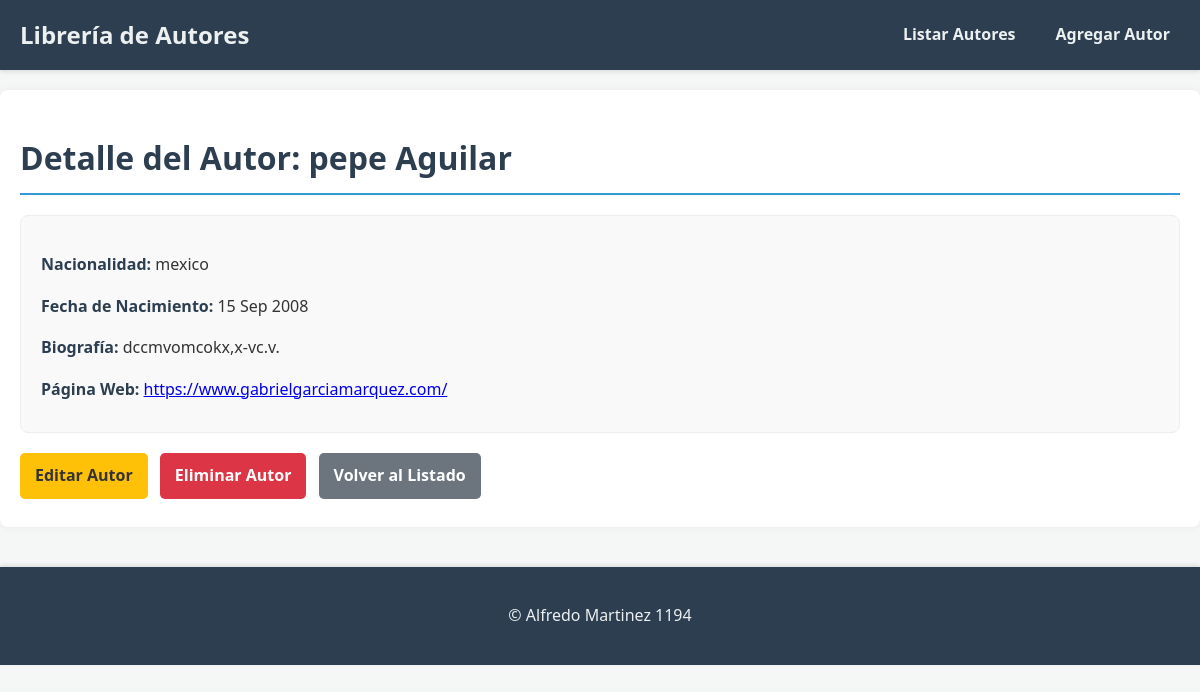
/1/, run on the app's committed database.
### app_autores/models.py (models this page shows, shortened)
class Autor(models.Model):
    nombre = models.CharField(max_length=100)
    apellido = models.CharField(max_length=100)
    nacionalidad = models.CharField(max_length=100)
    fecha_nacimiento = models.DateField()
    bibliografia = models.TextField(blank=True, null=True) # Puede ser opcional
    pagina_web = models.URLField(max_length=255, blank=True, null=True) # Puede ser opcional

### app_autores/views.py (the view)
# urls.py: path('<int:autor_id>/', views.ver_autor, name='ver_autor'),
def ver_autor(request, autor_id):
    autor = get_object_or_404(Autor, pk=autor_id)
    return render(request, 'autores/ver_autor.html', {'autor': autor})

### app_autores/templates/autores/ver_autor.html (shortened to what this page needs)
{% extends 'autores/base.html' %}
{% block content %}
    <h1>Detalle del Autor: {{ autor.nombre }} {{ autor.apellido }}</h1>
    <div class="autor-detail">
        <p><strong>Nacionalidad:</strong> {{ autor.nacionalidad }}</p>
        <p><strong>Fecha de Nacimiento:</strong> {{ autor.fecha_nacimiento|date:"d M Y" }}</p>
        {% if autor.bibliografia %}
            <p><strong>Biografía:</strong> {{ autor.bibliografia|linebreaksbr }}</p>
        {% endif %}
        {% if autor.pagina_web %}
            <p><strong>Página Web:</strong> <a href="{{ autor.pagina_web }}" target="_blank">{{ autor.pagina_web }}</a></p>
        {% endif %}
    </div>
    <div class="acciones">
        <a href="{% url 'editar_autor' autor.id %}" class="btn btn-warning">Editar Autor</a>
        <a href="{% url 'eliminar_autor' autor.id %}" class="btn btn-danger">Eliminar Autor</a>
        <a href="{% url 'listar_autores' %}" class="btn btn-secondary">Volver al Listado</a>
    </div>
{% endblock %}

### app_autores/static/css/style.css (style rules this page uses)
body { font-family: 'Segoe UI', Tahoma, Geneva, Verdana, sans-serif; margin: 0; padding: 0; background-color: #f4f7f6; color: #333; line-height: 1.6; }
h1 { color: #2c3e50; border-bottom: 2px solid #3498db; padding-bottom: 10px; margin-bottom: 20px; }
.btn { display: inline-block; padding: 10px 15px; border-radius: 5px; text-decoration: none; color: white; font-weight: bold; text-align: center; cursor: pointer; transition: background-color 0.3s ease; margin-right: 8px; margin-bottom: 8px; }
.btn-warning { background-color: #ffc107; color: #333; }
.btn-danger { background-color: #dc3545; }
.btn-secondary { background-color: #6c757d; }
.autor-detail { background-color: #f9f9f9; border: 1px solid #eee; padding: 20px; border-radius: 8px; margin-bottom: 20px; }
.autor-detail p { margin-bottom: 10px; }
.autor-detail strong { color: #2c3e50; }

### data on the page
Autor: nombre "pepe", apellido "Aguilar", nacionalidad "mexico", fecha_nacimiento "15 Sep 2008", bibliografia "dccmvomcokx,x-vc.v.", pagina_web "https://www.gabrielgarciamarquez.com/"
